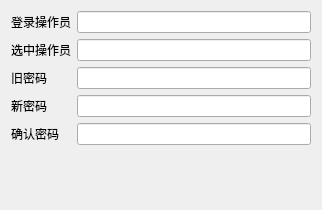
<?xml version="1.0" encoding="UTF-8"?>
<ui version="4.0">
 <class>w_m_member_pwdchange_Dialog</class>
 <widget class="QDialog" name="w_m_member_pwdchange_Dialog">
  <property name="geometry">
   <rect>
    <x>0</x>
    <y>0</y>
    <width>322</width>
    <height>210</height>
   </rect>
  </property>
  <property name="windowTitle">
   <string>Dialog</string>
  </property>
  <layout class="QVBoxLayout" name="verticalLayout">
   <item>
    <layout class="QGridLayout" name="gridLayout">
     <item row="0" column="0">
      <widget class="QLabel" name="label_5">
       <property name="text">
        <string>登录操作员</string>
       </property>
      </widget>
     </item>
     <item row="0" column="1">
      <widget class="QLineEdit" name="lineEdit_login_operator"/>
     </item>
     <item row="1" column="0">
      <widget class="QLabel" name="label_4">
       <property name="text">
        <string>选中操作员</string>
       </property>
      </widget>
     </item>
     <item row="1" column="1">
      <widget class="QLineEdit" name="lineEdit_cur_operator"/>
     </item>
     <item row="2" column="0">
      <widget class="QLabel" name="label">
       <property name="text">
        <string>旧密码</string>
       </property>
      </widget>
     </item>
     <item row="2" column="1">
      <widget class="QLineEdit" name="lineEdit_oldpwd"/>
     </item>
     <item row="3" column="0">
      <widget class="QLabel" name="label_2">
       <property name="text">
        <string>新密码</string>
       </property>
      </widget>
     </item>
     <item row="3" column="1">
      <widget class="QLineEdit" name="lineEdit_newpwd"/>
     </item>
     <item row="4" column="0">
      <widget class="QLabel" name="label_3">
       <property name="text">
        <string>确认密码</string>
       </property>
      </widget>
     </item>
     <item row="4" column="1">
      <widget class="QLineEdit" name="lineEdit_newpwd2"/>
     </item>
    </layout>
   </item>
   <item>
    <widget class="lds_toolbar" name="widget" native="true"/>
   </item>
  </layout>
 </widget>
 <customwidgets>
  <customwidget>
   <class>lds_toolbar</class>
   <extends>QFrame</extends>
   <header>lds_toolbar.h</header>
   <container>1</container>
  </customwidget>
 </customwidgets>
 <resources/>
 <connections/>
</ui>
